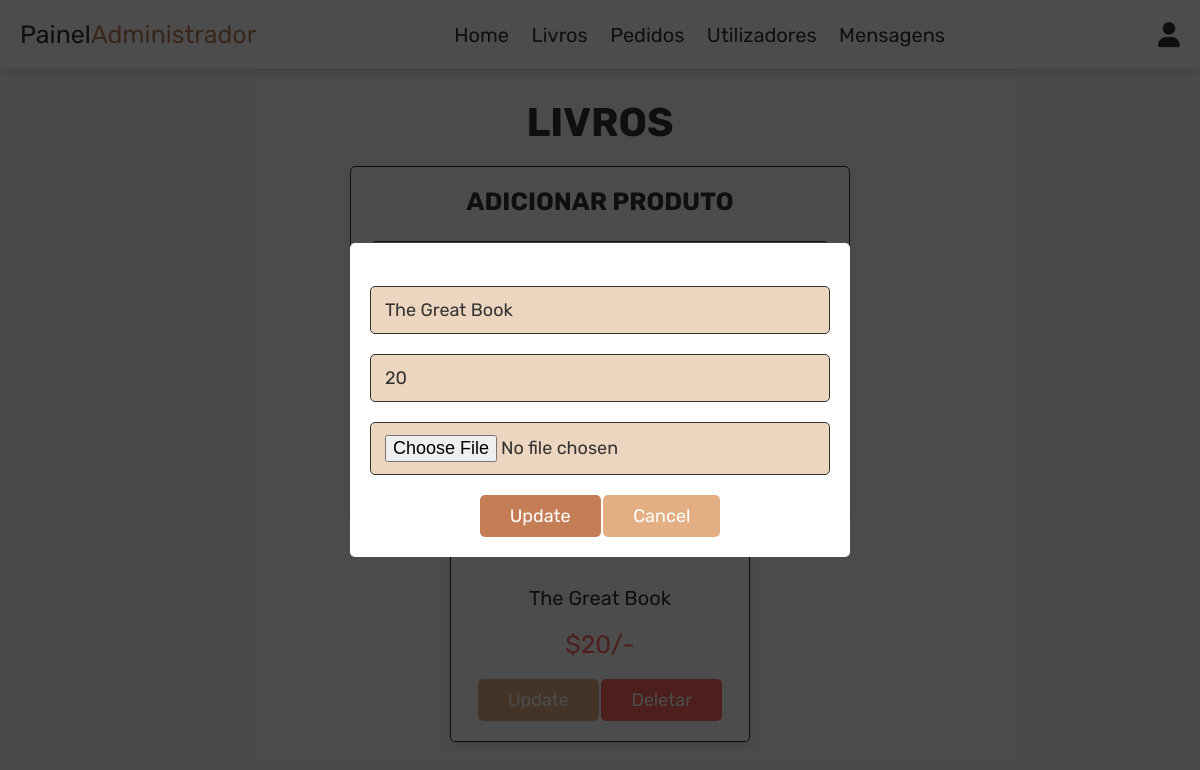
Screenshot of /admin_products.php?update=1 with the database file from the repository.
### tables this page shows
CREATE TABLE `products` (
  `id` int(100) NOT NULL,
  `name` varchar(100) NOT NULL,
  `price` int(100) NOT NULL,
  `image` varchar(100) NOT NULL
);

### admin_products.php (the view, shortened to what this page needs)
<?php
 include 'config.php';
?>
<!DOCTYPE html>
<html lang="en">
<head>
   <link rel="stylesheet" href="https://cdnjs.cloudflare.com/ajax/libs/font-awesome/6.0.0/css/all.min.css">
   <link rel="stylesheet" href="css/admin_style.css">
</head>
<body>
<?php include 'admin_header.php'; ?>
 <section class="add-products">
    <h1 class="title">Livros</h1>
    <form action="" method="post" enctype="multipart/form-data">
       <h3>Adicionar Produto</h3>
     </form>
 </section>
 <section class="show-products">
    <div class="box-container">
       <?php
          $select_products = mysqli_query($conn, "SELECT * FROM `products`") or die('query failed');
          if(mysqli_num_rows($select_products) > 0){
             while($fetch_products = mysqli_fetch_assoc($select_products)){
                ?>
                <div class="box">
                   <div class="name"><?php echo $fetch_products['name']; ?></div>
                   <div class="price">$<?php echo $fetch_products['price']; ?>/-</div>
                   <a href="admin_products.php?update=<?php echo $fetch_products['id']; ?>" class="option-btn">Update</a>
                   <a href="admin_products.php?delete=<?php echo $fetch_products['id']; ?>" class="delete-btn" onclick="return confirm('Deletar esse produto?');">Deletar</a>
                 </div>
                 <?php
               }
            }else{
             echo '<p class="empty">Sem produtos ainda!</p>';
            }
         ?>
     </div>
 </section>
 <section class="edit-product-form">
    <?php
       if(isset($_GET['update'])){
          $update_id = $_GET['update'];
          $update_query = mysqli_query($conn, "SELECT * FROM `products` WHERE id = '$update_id'") or die('query failed');
          if(mysqli_num_rows($update_query) > 0){
             while($fetch_update = mysqli_fetch_assoc($update_query)){
                ?>
                <form action="" method="post" enctype="multipart/form-data">
                   <input type="text" name="update_name" value="<?php echo $fetch_update['name']; ?>" class="box" required placeholder="enter product name">
                   <input type="number" name="update_price" value="<?php echo $fetch_update['price']; ?>" min="0" class="box" required placeholder="enter product price">
                   <input type="file" class="box" name="update_image" accept="image/jpg, image/jpeg, image/png">
                   <input type="submit" value="update" name="update_product" class="btn">
                   <input type="reset" value="cancel" id="close-update" class="option-btn">
                </form>
                <?php
               }
            }
        }else{
          echo '<script>document.querySelector(".edit-product-form").style.display = "none";</script>';
         }
      ?>
  </section>
</body>
</html>

### css/admin_style.css (style rules this page uses)
:root { --purple:#c57d56; --red:#ff6961; --orange:#e3af82; --black:#333; --white:#fff; --light-color:#bf9780; --light-white:#d8af97; --light-bg:#ecd6c0; --border:.1rem solid var(--black); --box-shadow:0 .5rem 1rem rgba(0,0,0,.1); }
* { font-family: 'Rubik', sans-serif; margin:0; padding:0; box-sizing: border-box; outline: none; border:none; text-decoration: none; transition:all .2s linear; }
html { font-size: 62.5%; overflow-x: hidden; }
body { background-color: #fdfaf8; }
section { padding:3rem 2rem; }
.title { text-align: center; margin-bottom: 2rem; text-transform: uppercase; color:var(--black); font-size: 4rem; }
.btn, .option-btn, .delete-btn, .white-btn { display: inline-block; margin-top: 1rem; padding:1rem 3rem; cursor: pointer; color:var(--white); font-size: 1.8rem; border-radius: .5rem; text-transform: capitalize; }
.white-btn, .btn { background-color: var(--purple); }
.option-btn { background-color: var(--orange); }
.delete-btn { background-color: var(--red); }
.add-products form { background-color: var(--white); border-radius: .5rem; padding:2rem; text-align: center; box-shadow: var(--box-shadow); border:var(--border); max-width: 50rem; margin:0 auto; }
.add-products form h3 { font-size: 2.5rem; text-transform: uppercase; color:var(--black); margin-bottom: 1.5rem; }
.show-products .box-container { display: grid; grid-template-columns: repeat(auto-fit, 30rem); justify-content: center; gap:1.5rem; max-width: 1200px; margin:0 auto; align-items: flex-start; }
.show-products { padding-top: 0; }
.show-products .box-container .box { text-align: center; padding:2rem; border-radius: .5rem; border:var(--border); box-shadow: var(--box-shadow); background-color: var(--white); }
.show-products .box-container .box .name { padding:1rem 0; font-size: 2rem; color:var(--black); }
.show-products .box-container .box .price { padding:1rem 0; font-size: 2.5rem; color:var(--red); }
.edit-product-form { min-height: 100vh; background-color: rgba(0,0,0,.7); display: flex; align-items: center; justify-content: center; padding:2rem; overflow-y: scroll; position: fixed; top:0; left:0; z-index: 1200; width: 100%; }
.edit-product-form form { width: 50rem; padding:2rem; text-align: center; border-radius: .5rem; background-color: var(--white); }
.edit-product-form form .box { margin:1rem 0; padding:1.2rem 1.4rem; border:var(--border); border-radius: .5rem; background-color: var(--light-bg); font-size: 1.8rem; color:var(--black); width: 100%; }

### rows the page displays
products: name "The Great Book", price "20", update_name "The Great Book", update_price "20"
